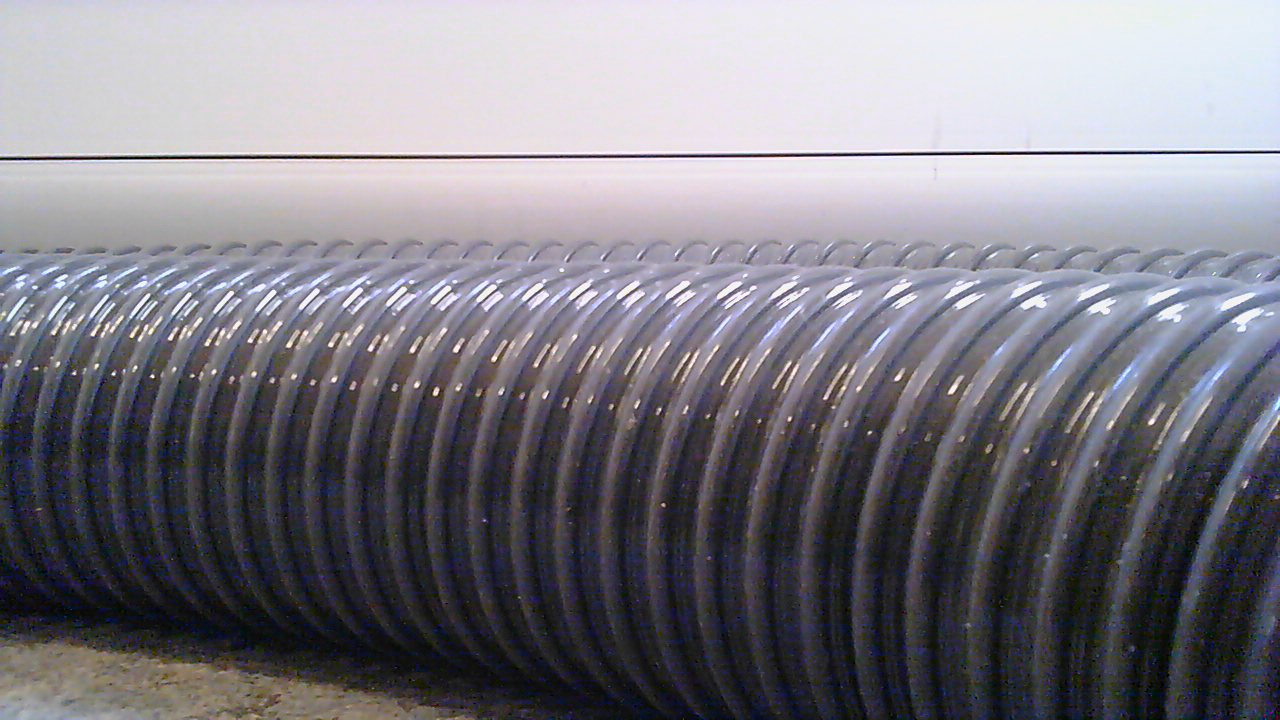
#> input picture preprocessing/input/WIN_20190214_12_47_51_Pro.png, 1280 x 720 px; its folder holds only this picture in this run
$ python pro.py
#> lines starting #> are read from the running program, lines starting #| are printed output that depends on the picture
import cv2
import matplotlib.pyplot as plt
import numpy as np

def plot_image(image, name="", plt_show=True):
	'''
	Plots one image
	:param image: the image to plot
	:param img_shape: the shape of the image
	:param plt_show: debug parameter, if false it wont plot the image
	:param number of color channels, 1 for greyscale and 3 for color
	:param name: title of image default: ""
	'''

	img_shape = np.asarray(image).shape

	fig = plt.figure()
	fig.canvas.set_window_title(name)
	plt.title(name)
	if len(img_shape) == 4:
		cpy = image.reshape((img_shape[0], img_shape[1], 4))
		cv2.imwrite("output/cpy.png", cpy)
		cpy = cv2.imread("output/cpy.png")
		cpy = cv2.cvtColor(cpy, cv2.COLOR_BGR2RGB)
		plt.imshow(cpy, interpolation='nearest')
	elif len(img_shape) == 3:
		cpy = image.reshape((img_shape[0], img_shape[1], 3))
		cpy = cv2.cvtColor(cpy, cv2.COLOR_BGR2RGB)
		cv2.imwrite("output/cpy.png", cpy)
		cpy = cv2.imread("output/cpy.png")
		plt.imshow(cpy, interpolation='nearest')
	else:
		cv2.imwrite("output/cpy.png", image)
		cpy = cv2.imread("output/cpy.png")
		plt.imshow(cpy, interpolation='nearest', cmap='gray')

	if plt_show == True:
		plt.show()

# [60 lines left out: function canny_fill, not called in this run]

def rm_green(img, height, width, r_threshold=80, g_threshold=90, b_threshold=80):
	"""
	Makes the any pixel within a color range white and any pixel above that pixel white.
	Can be used for removing redundant information if you have a color boundary.
	Example: If you have an image:
	OOOOOOOOOOO
	#O#########
	O#OO###OO##
	OOOOOOOOOOO
	OOOOOOOOOOO

	where
	# represents within threshold
	O represents any color
	@ represents white

	then the output image would be
	@@@@@@@@@@@
	@O@@@@@@@@@
	O@OO@@@OO@@
	OOOOOOOOOOO
	OOOOOOOOOOO


	:param img: the image to process
	:param height: the height of the input image
	:param width: the width of the input image
	:param r_threshold: the threshold for the red color range
	:param g_threshold: the threshold for the green color range
	:param b_threshold: the threshold for the blue color range
	:return: the processed image and the lowest non white pixel
	"""

	# create a copy of image to avoid editing the original image
	green = cv2.cvtColor(img, cv2.COLOR_BGR2RGB)
	bottom = height
	for hor in range(width):
		found = False
		for vert in range(height):
			# reverses the range, if range(0,3) then hori and verti start at 3 and stop at 0
			hori = width - hor - 1
			verti = height - vert - 1

			# if a pixel within the threshold boundary has been found, then make the whole column white above said pixel
			if found:
				green[verti][hori] = 255
			else:
				# if the pixel is within the threshold boundary then set found to true and
				# change the pixel at that point to be white
				if green[verti][hori][0] < r_threshold:
					if green[verti][hori][1] > g_threshold:
						if green[verti][hori][2] < b_threshold:
							found = True
							green[verti][hori] = 255
							if verti < bottom:
								bottom = verti
	return green, bottom

# [18 lines left out: function rm_line, not called in this run]


def process(img):
	# set height and width
	height = img.shape[0]
	width = img.shape[1]

	# starts a timer
	import time
	start = time.time()

	strength = 50

	highlight = np.copy(img)
	highlight[np.where((highlight < [strength, strength, strength]).all(axis=2))] = [0, 255, 0]

	# create blur kernel
	kernel = np.ones((2, 2), np.float32) / (2 * 2)

	# blur image (Only use blur if needed. Lower resolution need less blur. Changing kernel can help too.)
	blur = cv2.filter2D(highlight, -1, kernel)


	# removes the green top of the image
	green, top = rm_green(blur, height, width)                                             # slow (cpp) = 0.148861885

	# ends the timer
	end = time.time()

	print(end-start)
	########
	# optimization notes:
	# numbers are the best of 3 attempts
	# optimized for 200x200 0.432s -> 0.314s -> 0.156s -> 0.147s -> 0.136s -> 0.132s -> 0.118
	########

	return img, highlight, blur, green


def plot_process(imgs):
	names = []
	names.append("Original image")
	names.append("Highlight edge")
	names.append("Blurred edge")
	names.append("Remove above edge")

	for i in range(len(imgs)):
		plot_image(imgs[i], names[i])

def plot_one(img, name):
	# plotting
	plot_image(img, name=name)

def get_images(path):
	import glob
	images = []
	for filename in glob.glob(path):  # assuming gif
		image = cv2.imread(filename)
		images.append(image)
	return images

def main():
	# read image from file
	images = get_images('input/*.png')
#> in get_images, image is the input picture: shape (720, 1280, 3); mean B, G, R 132.1, 123.9, 126
#> images = 1 item


	for img in images:
		img = cv2.resize(img, (200, 200))
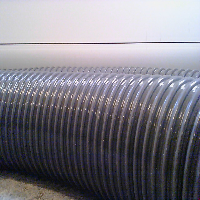
#> img: shape (200, 200, 3); mean of channels 0, 1, 2 132, 123.8, 125.9; drawn as B, G, R
		imgs = process(img)
#> in process, `highlight[np.where((highlight < [strength, strength, strength]).all(ax..`:
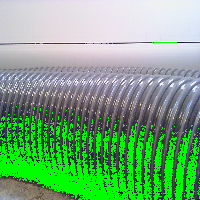
#> highlight: shape (200, 200, 3); mean of channels 0, 1, 2 125.5, 169.3, 120.1; drawn as B, G, R
#> in process, `blur = cv2.filter2D(highlight, -1, kernel)`:
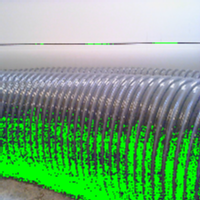
#> blur: shape (200, 200, 3); mean of channels 0, 1, 2 125.9, 169.5, 120.5; drawn as B, G, R
#> after the loop in rm_green, `for hor in range(width):`:
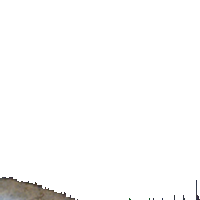
#> green: shape (200, 200, 3); mean R, G, B 251.3, 251, 250.7
#> in process, `green, top = rm_green(blur, height, width)`: top = 176
		plot_process(imgs)
		# plot_image(imgs[-1])


if __name__ == '__main__':
	main()

$ run again, on preprocessing/input/WIN_20190214_12_48_09_Pro.png
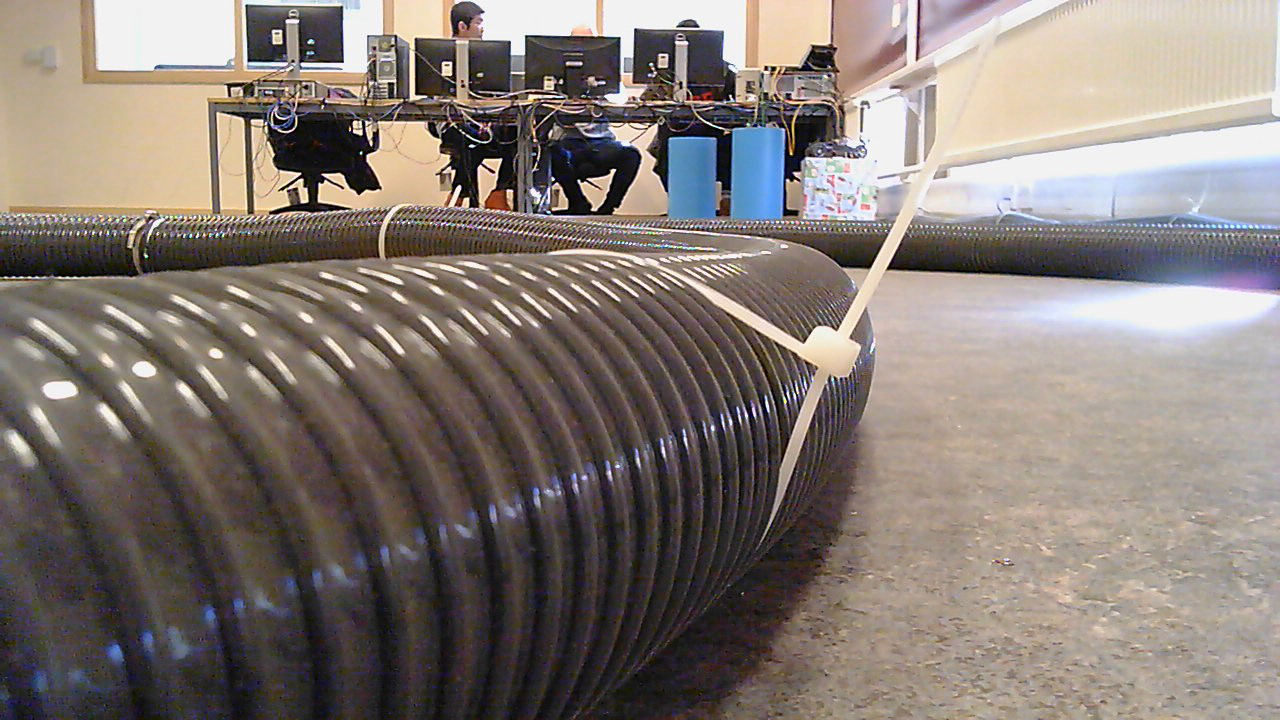
#> input picture preprocessing/input/WIN_20190214_12_48_09_Pro.png, 1280 x 720 px
#> in get_images, image is the input picture: shape (720, 1280, 3); mean B, G, R 116.8, 122.7, 132.5
#> images = 1 item
#> in process, `highlight[np.where((highlight < [strength, strength, strength]).all(ax..`:
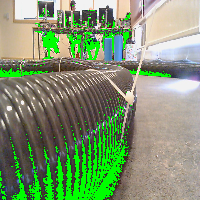
#> highlight: shape (200, 200, 3); mean of channels 0, 1, 2 113.2, 149.5, 128.4; drawn as B, G, R
#> after the loop in rm_green, `for hor in range(width):`:
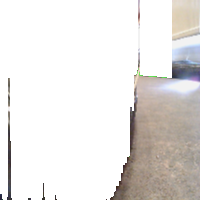
#> green: shape (200, 200, 3); mean R, G, B 231.5, 228.7, 226.7
#> top = 69

$ run again, on preprocessing/input/WIN_20190214_12_48_12_Pro.png
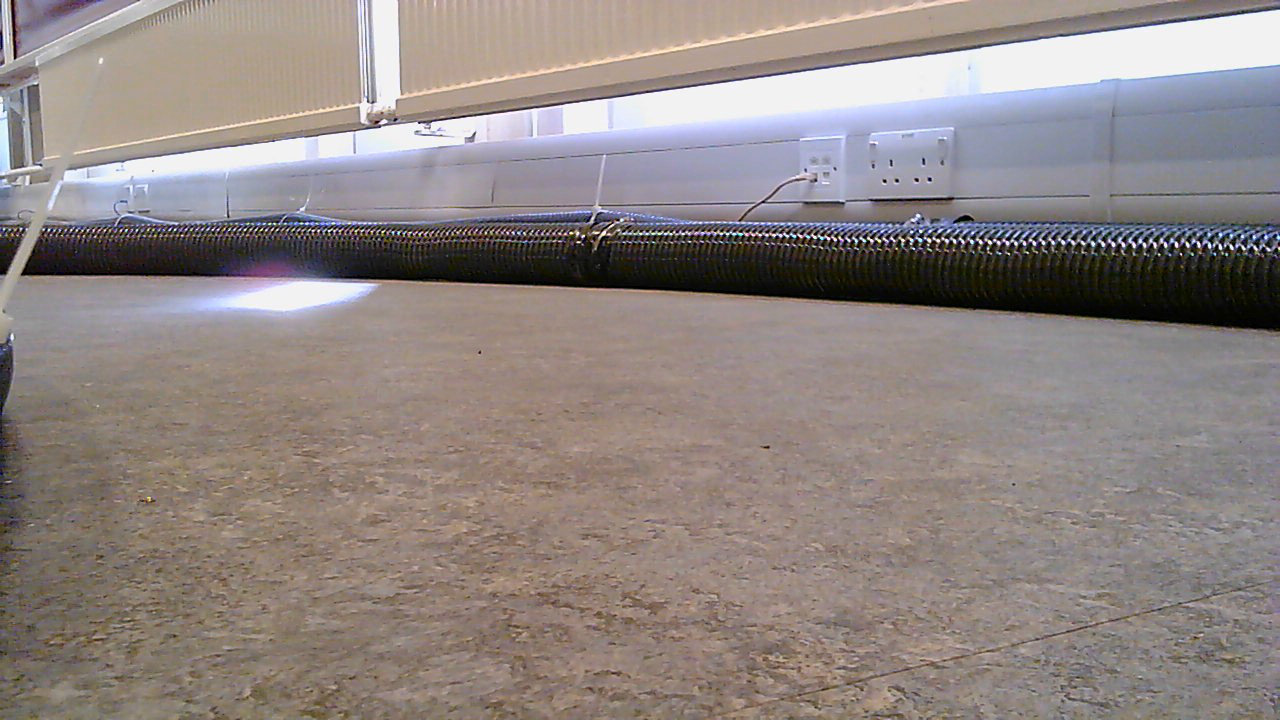
#> input picture preprocessing/input/WIN_20190214_12_48_12_Pro.png, 1280 x 720 px
#> in get_images, image is the input picture: shape (720, 1280, 3); mean B, G, R 130.8, 133.6, 143.4
#> images = 1 item
#> in process, `highlight[np.where((highlight < [strength, strength, strength]).all(ax..`:
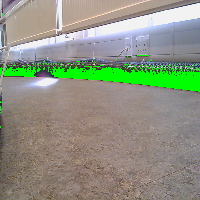
#> highlight: shape (200, 200, 3); mean of channels 0, 1, 2 129.6, 147.7, 141.7; drawn as B, G, R
#> after the loop in rm_green, `for hor in range(width):`:
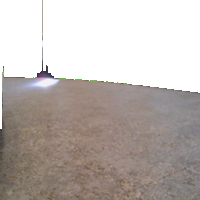
#> green: shape (200, 200, 3); mean R, G, B 189.4, 181.6, 177.3
#> top = 64

$ run again, on preprocessing/input/WIN_20190214_12_48_17_Pro.png
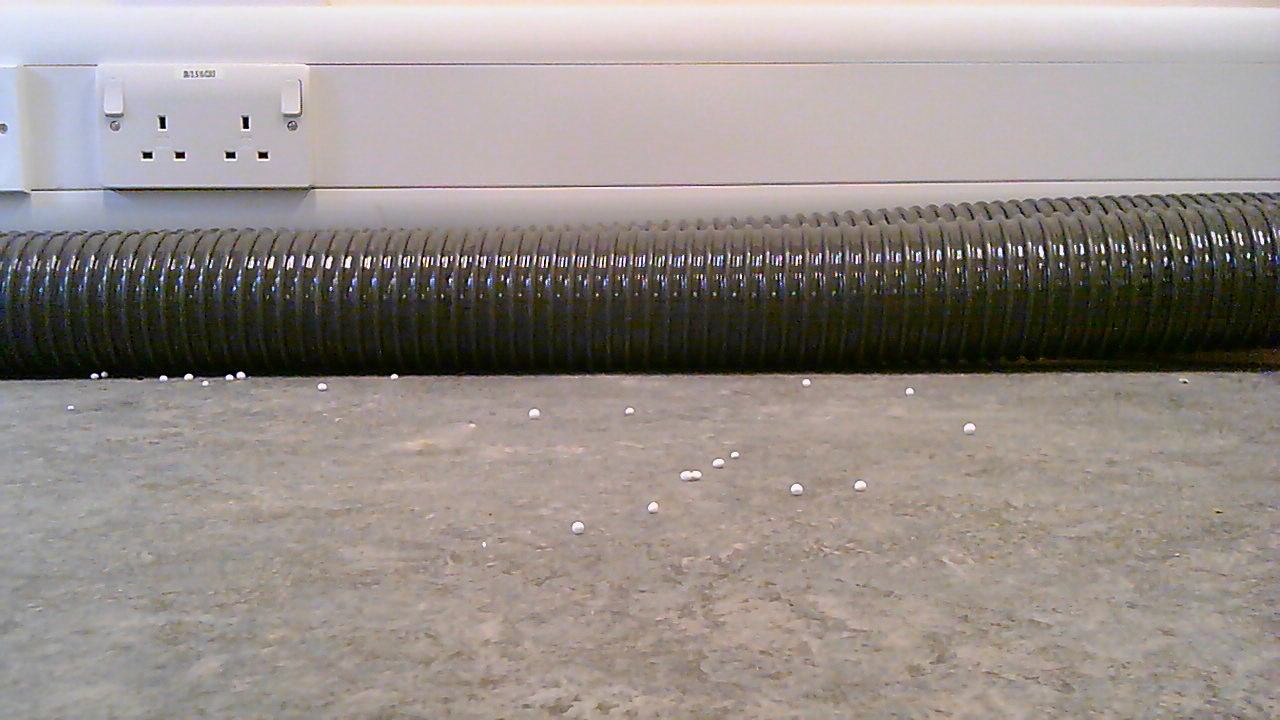
#> input picture preprocessing/input/WIN_20190214_12_48_17_Pro.png, 1280 x 720 px
#> in get_images, image is the input picture: shape (720, 1280, 3); mean B, G, R 137.3, 141.5, 149.9
#> images = 1 item
#> in process, `highlight[np.where((highlight < [strength, strength, strength]).all(ax..`:
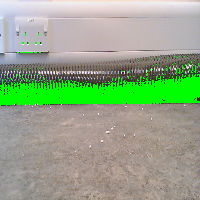
#> highlight: shape (200, 200, 3); mean of channels 0, 1, 2 135.9, 167.1, 147.2; drawn as B, G, R
#> after the loop in rm_green, `for hor in range(width):`:
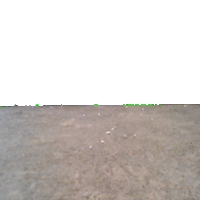
#> green: shape (200, 200, 3); mean R, G, B 210.2, 205, 201.4
#> top = 103

$ run again, on preprocessing/input/WIN_20190214_12_47_56_Pro.png
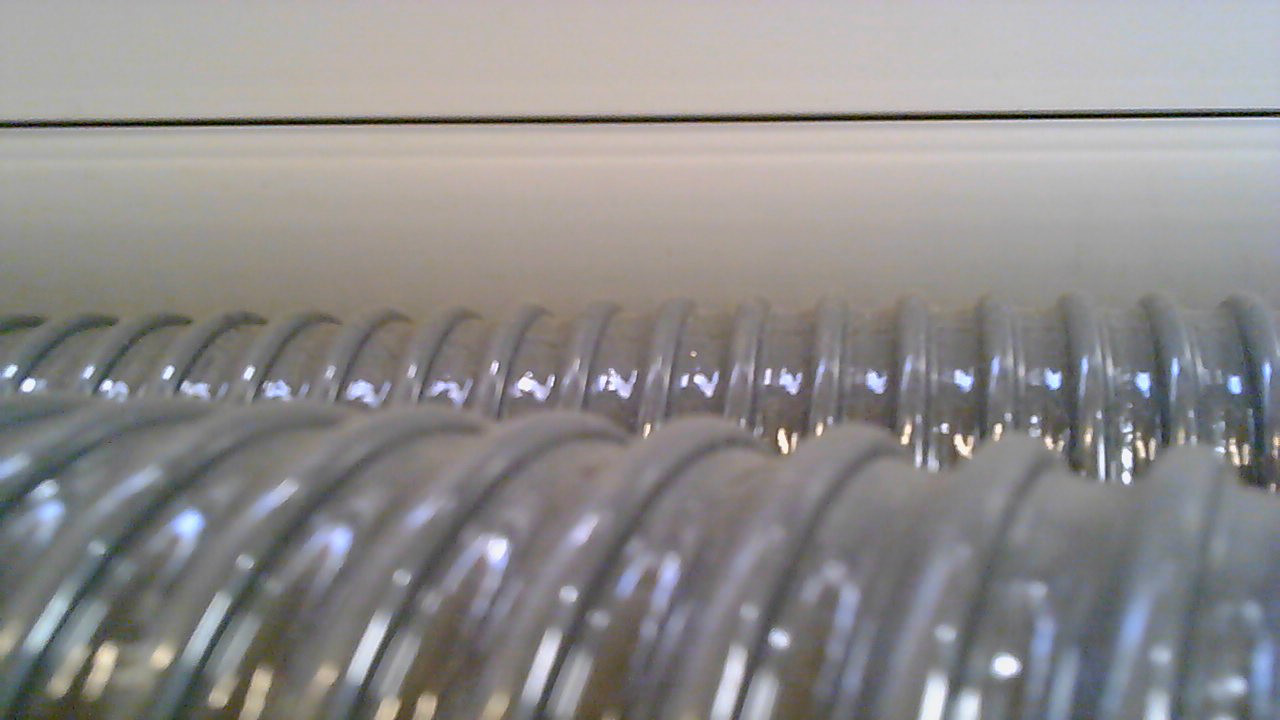
#> input picture preprocessing/input/WIN_20190214_12_47_56_Pro.png, 1280 x 720 px
#> in get_images, image is the input picture: shape (720, 1280, 3); mean B, G, R 140.8, 140.9, 143.3
#> images = 1 item
#> highlight: shape (200, 200, 3); mean of channels 0, 1, 2 140.6, 141.7, 143.1
#> after the loop in rm_green, `for hor in range(width):`:
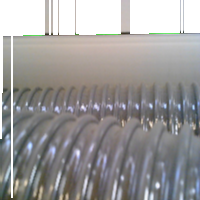
#> green: shape (200, 200, 3); mean R, G, B 156.4, 154.8, 154.8
#> top = 32
